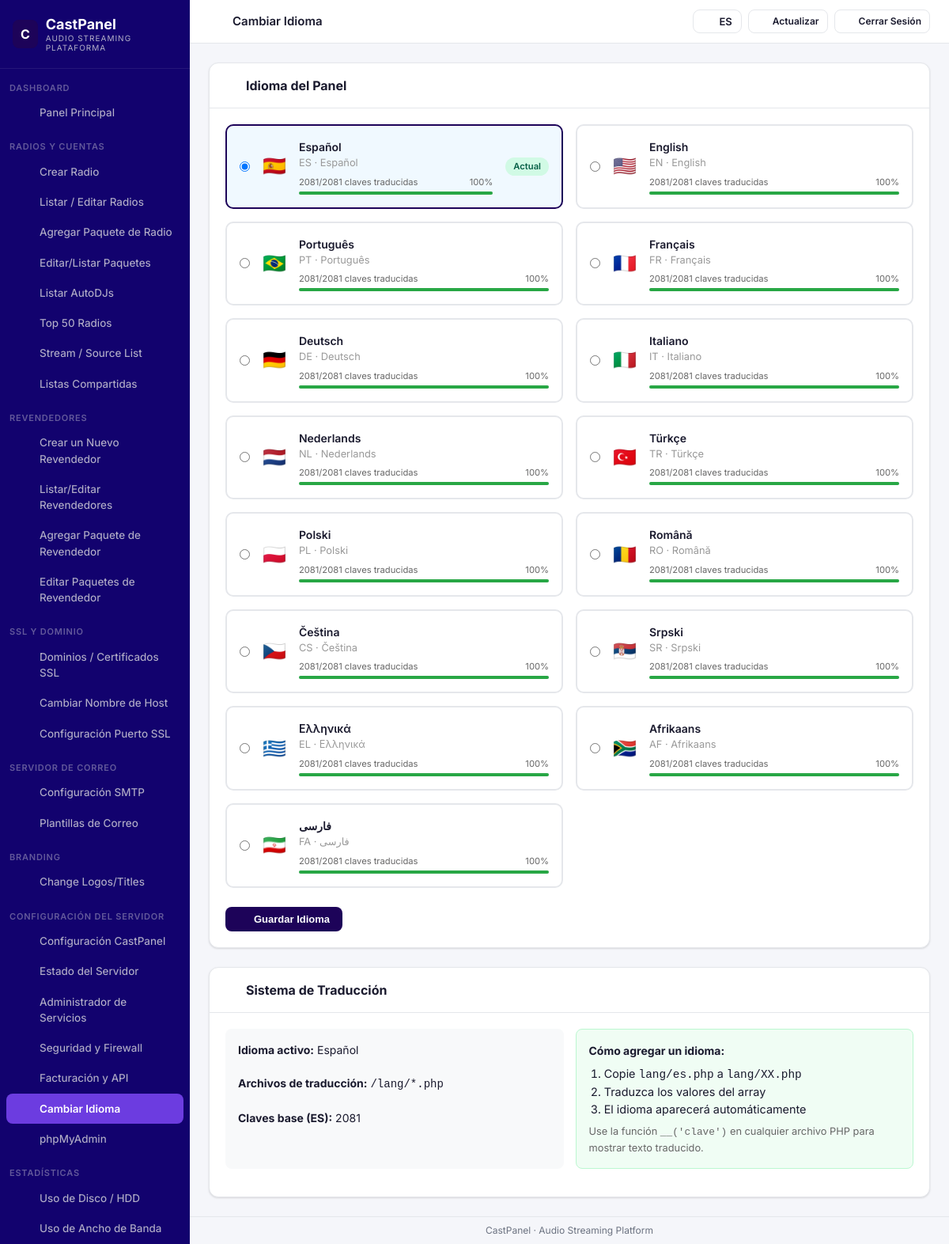
Screenshot of /admin/idioma.php (signed in) with the database file from the repository.
### tables this page shows
CREATE TABLE IF NOT EXISTS `branding` (
  `id` int(10) unsigned NOT NULL AUTO_INCREMENT,
  `owner_type` enum('global','reseller') NOT NULL DEFAULT 'global',
  `owner_id` int(10) unsigned DEFAULT NULL,
  `panel_title` varchar(128) DEFAULT NULL,
  `panel_subtitle` varchar(255) DEFAULT NULL,
  `login_title` varchar(128) DEFAULT NULL,
  `logo_login` varchar(512) DEFAULT NULL,
  `logo_sidebar` varchar(512) DEFAULT NULL,
  `logo_favicon` varchar(512) DEFAULT NULL,
  `logo_player` varchar(512) DEFAULT NULL,
  `primary_color` varchar(7) DEFAULT NULL,
  `sidebar_color` varchar(7) DEFAULT NULL,
  `custom_css` text DEFAULT NULL,
  `footer_text` varchar(255) DEFAULT NULL,
  `created_at` datetime NOT NULL DEFAULT current_timestamp(),
  `updated_at` datetime NOT NULL DEFAULT current_timestamp() ON UPDATE current_timestamp(),
  PRIMARY KEY (`id`),
  UNIQUE KEY `uk_owner` (`owner_type`,`owner_id`)
);

CREATE TABLE IF NOT EXISTS `configuracion` (
  `clave` varchar(64) NOT NULL,
  `valor` text DEFAULT NULL,
  `descripcion` varchar(255) DEFAULT NULL,
  PRIMARY KEY (`clave`)
);

### admin/idioma.php (the view, shortened to what the rows shown need)
<?php
require_once __DIR__ . '/../includes/layout_header.php';
require_once __DIR__ . '/../includes/i18n.php';
$db = getDB();
$availableLanguages = getAvailableLanguages();
$currentLang = 'es';
try {
    $row = $db->query("SELECT valor FROM configuracion WHERE clave = 'default_language'")->fetch();
    if ($row) $currentLang = $row['valor'];
} catch (PDOException $e) {}
$baseKeys = cpPhraseCount('es');
?>
<div class="card" style="margin-bottom:1.5rem;">
    <div class="card-body">
        <form method="post">
            <div style="display:grid;grid-template-columns:repeat(auto-fill,minmax(280px,1fr));gap:1rem;margin-bottom:1.5rem;">
                <?php foreach ($availableLanguages as $code => $lang):
                    $coverage = $lang['has_file'] ? getTranslationCoverage($code) : 0;
                    $isSelected = $currentLang === $code;
                    $barColor = $coverage >= 90 ? '#28a745' : ($coverage >= 50 ? '#fd7e14' : '#dc3545');
                ?>
                <label style="display:flex;align-items:center;gap:1rem;padding:1rem;border:2px solid <?= $isSelected ? 'var(--primary)' : '#e5e7eb' ?>;border-radius:10px;cursor:<?= $lang['has_file'] ? 'pointer' : 'not-allowed' ?>;background:<?= $isSelected ? '#f0f9ff' : '#fff' ?>;opacity:<?= $lang['has_file'] ? '1' : '0.6' ?>;">
                    <input type="radio" name="language" value="<?= $code ?>"
                           <?= $isSelected ? 'checked' : '' ?>
                           <?= !$lang['has_file'] ? 'disabled' : '' ?>>
                    <span style="font-size:1.5rem;"><?= $lang['flag'] ?></span>
                    <div style="flex:1;">
                        <div style="font-weight:600;"><?= htmlspecialchars($lang['name']) ?></div>
                        <div style="font-size:.8rem;color:#999;"><?= strtoupper($code) ?> · <?= $lang['native'] ?></div>
                        <?php if ($lang['has_file']): ?>
                        <div style="margin-top:.4rem;">
                            <div style="display:flex;justify-content:space-between;font-size:.7rem;color:#666;margin-bottom:.2rem;">
                                <span><?= $lang['keys_count'] ?>/<?= $baseKeys ?> <?= __('translated_keys') ?></span>
                                <span><?= $coverage ?>%</span>
                            </div>
                            <div style="background:#e9ecef;border-radius:3px;height:4px;">
                                <div style="width:<?= $coverage ?>%;height:100%;background:<?= $barColor ?>;border-radius:3px;"></div>
                            </div>
                        </div>
                        <?php else: ?>
                        <div style="font-size:.7rem;color:#dc3545;margin-top:.3rem;">Traducción no disponible</div>
                        <?php endif; ?>
                    </div>
                    <?php if ($isSelected): ?>
                    <span class="badge badge-success" style="font-size:.7rem;">Actual</span>
                    <?php endif; ?>
                </label>
                <?php endforeach; ?>
            </div>
        </form>
    </div>
</div>
<div class="card">
    <div class="card-body">
        <div class="form-grid-2">
            <div style="padding:1rem;background:#f8f9fa;border-radius:8px;">
                <strong>Idioma activo:</strong> <?= htmlspecialchars($availableLanguages[$currentLang]['name'] ?? 'Español') ?>
                <br><br>
                <strong>Archivos de traducción:</strong> <code>/lang/*.php</code>
                <br><br>
                <strong>Claves base (ES):</strong> <?= $baseKeys ?>
            </div>
            <div style="padding:1rem;background:#f0fdf4;border:1px solid #bbf7d0;border-radius:8px;">
                <strong>Cómo agregar un idioma:</strong>
                <ol style="margin:.5rem 0 0 1.2rem;font-size:.9rem;">
                </ol>
                <p style="font-size:.8rem;color:#666;margin-top:.5rem;">
                </p>
            </div>
        </div>
    </div>
</div>
<?php require_once __DIR__ . '/../includes/layout_footer.php'; ?>

### includes/layout_header.php (shortened to what the rows shown need)
<?php
require_once __DIR__ . '/branding.php';
require_once __DIR__ . '/icons.php';
require_once __DIR__ . '/i18n.php';
cpI18nStart();
$brand = getCurrentBranding();
?>
<!DOCTYPE html>
<html lang="es">
<head>
    <?php $cpStyleVer = @filemtime(BASE_PATH . '/assets/css/style.css') ?: time(); ?>
    <link href="<?= BASE_URL ?>/assets/css/style.css?v=<?= (int)$cpStyleVer ?>" rel="stylesheet">
</head>
<body>
<div class="layout">
    <aside class="sidebar" id="sidebar">
        <div class="sidebar-logo">
            <?php if (!empty($brand['logo_sidebar'])): ?>
                <img src="<?= htmlspecialchars($brand['logo_sidebar']) ?>" alt="<?= htmlspecialchars($brand['panel_title'] ?? 'CastPanel') ?>"
                     style="max-height:44px;max-width:180px;object-fit:contain">
            <?php else: ?>
                <div class="logo-icon"><?= strtoupper(substr($brand['panel_title'] ?? 'C', 0, 1)) ?></div>
                <div class="logo-text">
                    <?= htmlspecialchars($brand['panel_title'] ?? 'CastPanel') ?>
                    <small><?= htmlspecialchars($brand['panel_subtitle'] ?? 'Audio Streaming') ?></small>
                </div>
            <?php endif; ?>
        </div>
    </aside>
    <main class="main-content">
        <header class="topbar">
            <div class="topbar-actions">
                <button type="button" class="cp-lang-btn" onclick="cpLangOpen()" title="Idioma" aria-label="Idioma">
                    <?= cpIcon('globe', 15) ?><span translate="no"><?= strtoupper(htmlspecialchars(getCurrentLang())) ?></span>
                </button>
            </div>
        </header>
        <div class="page-content">

### rows the page displays
branding: panel_title "C", panel_title "CastPanel", panel_subtitle "AUDIO STREAMING PLATAFORMA"
configuracion: valor "ES", valor "☑ 🇪🇸 Español ES · Español 2081", valor "100", valor "☐ 🇺🇸 English EN · English 2081", valor "☐ 🇧🇷 Português PT · Português", valor "☐ 🇫🇷 Français FR · Français 20", valor "☐ 🇩🇪 Deutsch DE · Deutsch 2081", valor "☐ 🇮🇹 Italiano IT · Italiano 20", valor "☐ 🇳🇱 Nederlands NL · Nederland", valor "☐ 🇹🇷 Türkçe TR · Türkçe 2081/2", valor "☐ 🇵🇱 Polski PL · Polski 2081/2", valor "☐ 🇷🇴 Română RO · Română 2081/2", valor "☐ 🇨🇿 Čeština CS · Čeština 2081", valor "☐ 🇷🇸 Srpski SR · Srpski 2081/2", valor "☐ 🇬🇷 Ελληνικά EL · Ελληνικά 20", valor "☐ 🇿🇦 Afrikaans AF · Afrikaans", valor "☐ 🇮🇷 فارسی FA · فارسی 2081/208", valor "Español"

### other values shown
$pageTitle "Cambiar Idioma"
$lang['flag'] "🇪🇸"
$lang['name'] "Español"
$lang['native'] "Español"
$lang['keys_count'] "2081"
$lang['flag'] "🇺🇸"
$lang['name'] "English"
$code "EN"
$lang['native'] "English"
$coverage "100"
$lang['flag'] "🇧🇷"
$lang['name'] "Português"
$code "PT"
$lang['native'] "Português"
$lang['flag'] "🇫🇷"
